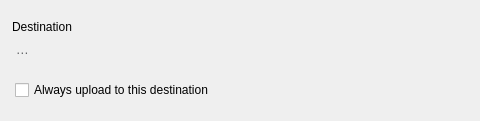
<?xml version="1.0" encoding="UTF-8"?>
<ui version="4.0">
 <class>NodeSelectorDestinationBreadcrumb</class>
 <widget class="QFrame" name="NodeSelectorDestinationBreadcrumb">
  <property name="geometry">
   <rect>
    <x>0</x>
    <y>0</y>
    <width>480</width>
    <height>121</height>
   </rect>
  </property>
  <property name="styleSheet">
   <string notr="true">NodeSelectorDestinationBreadcrumb[displayMode=&quot;destination&quot;]
{
border-radius: 8px;
background-color: #F7F7F7; /*colorToken.surface-1*/
}

NodeSelectorDestinationBreadcrumb[displayMode=&quot;navigation&quot;]
{
border: none;
background: transparent;
}

#bDestinationClear
{
border: none;
background: transparent;
padding: 0px;
}

#wDestinationSegments QLabel
{
color: #616366; /*colorToken.text-secondary*/
}

#wDestinationSegments QLabel[bold=&quot;true&quot;],
#wDestinationSegments QLabel[current=&quot;true&quot;]
{
color: #303233; /*colorToken.text-primary*/
}

#bDestinationOverflow[popupVisible=&quot;true&quot;]
{
border: 1px solid #989A9C4D;/*colorToken.neutral-container-hover*/
border-radius:8px;
background-color: #989A9C4D; /*colorToken.neutral-container-hover*/
}</string>
  </property>
  <layout class="QVBoxLayout" name="breadcrumbLayout">
   <property name="spacing">
    <number>8</number>
   </property>
   <property name="leftMargin">
    <number>12</number>
   </property>
   <property name="topMargin">
    <number>12</number>
   </property>
   <property name="rightMargin">
    <number>12</number>
   </property>
   <property name="bottomMargin">
    <number>12</number>
   </property>
   <item>
    <widget class="QWidget" name="SegmentsContainer" native="true">
     <property name="sizePolicy">
      <sizepolicy hsizetype="Preferred" vsizetype="Fixed">
       <horstretch>0</horstretch>
       <verstretch>0</verstretch>
      </sizepolicy>
     </property>
     <property name="minimumSize">
      <size>
       <width>0</width>
       <height>46</height>
      </size>
     </property>
     <property name="maximumSize">
      <size>
       <width>16777215</width>
       <height>46</height>
      </size>
     </property>
     <layout class="QVBoxLayout" name="verticalLayout">
      <property name="spacing">
       <number>4</number>
      </property>
      <property name="leftMargin">
       <number>0</number>
      </property>
      <property name="topMargin">
       <number>0</number>
      </property>
      <property name="rightMargin">
       <number>0</number>
      </property>
      <property name="bottomMargin">
       <number>0</number>
      </property>
      <item>
       <widget class="QLabel" name="lDestinationTitle">
        <property name="minimumSize">
         <size>
          <width>0</width>
          <height>18</height>
         </size>
        </property>
        <property name="maximumSize">
         <size>
          <width>16777215</width>
          <height>18</height>
         </size>
        </property>
        <property name="text">
         <string>Destination</string>
        </property>
        <property name="font-size" stdset="0">
         <string notr="true">body-2</string>
        </property>
        <property name="bold" stdset="0">
         <bool>true</bool>
        </property>
       </widget>
      </item>
      <item>
       <widget class="QWidget" name="wDestinationPath" native="true">
        <property name="minimumSize">
         <size>
          <width>0</width>
          <height>24</height>
         </size>
        </property>
        <property name="maximumSize">
         <size>
          <width>16777215</width>
          <height>24</height>
         </size>
        </property>
        <layout class="QHBoxLayout" name="wDestinationPathLayout">
         <property name="spacing">
          <number>8</number>
         </property>
         <property name="leftMargin">
          <number>0</number>
         </property>
         <property name="topMargin">
          <number>0</number>
         </property>
         <property name="rightMargin">
          <number>0</number>
         </property>
         <property name="bottomMargin">
          <number>0</number>
         </property>
         <item>
          <widget class="QWidget" name="wDestinationSegments" native="true">
           <property name="sizePolicy">
            <sizepolicy hsizetype="Expanding" vsizetype="Preferred">
             <horstretch>0</horstretch>
             <verstretch>0</verstretch>
            </sizepolicy>
           </property>
           <layout class="QHBoxLayout" name="wDestinationSegmentsLayout">
            <property name="spacing">
             <number>12</number>
            </property>
            <property name="leftMargin">
             <number>0</number>
            </property>
            <property name="topMargin">
             <number>0</number>
            </property>
            <property name="rightMargin">
             <number>0</number>
            </property>
            <property name="bottomMargin">
             <number>0</number>
            </property>
            <item>
             <widget class="ClickableLabel" name="bDestinationOverflow">
              <property name="minimumSize">
               <size>
                <width>20</width>
                <height>16</height>
               </size>
              </property>
              <property name="maximumSize">
               <size>
                <width>20</width>
                <height>16</height>
               </size>
              </property>
              <property name="cursor">
               <cursorShape>PointingHandCursor</cursorShape>
              </property>
              <property name="visible">
               <bool>false</bool>
              </property>
              <property name="text">
               <string notr="true">⋯</string>
              </property>
              <property name="alignment">
               <set>Qt::AlignCenter</set>
              </property>
             </widget>
            </item>
            <item>
             <spacer name="wDestinationSegmentsSpacer">
              <property name="orientation">
               <enum>Qt::Horizontal</enum>
              </property>
              <property name="sizeHint" stdset="0">
               <size>
                <width>0</width>
                <height>0</height>
               </size>
              </property>
             </spacer>
            </item>
           </layout>
          </widget>
         </item>
         <item>
          <widget class="TokenizableToolButton" name="bDestinationClear">
           <property name="sizePolicy">
            <sizepolicy hsizetype="Fixed" vsizetype="Fixed">
             <horstretch>0</horstretch>
             <verstretch>0</verstretch>
            </sizepolicy>
           </property>
           <property name="minimumSize">
            <size>
             <width>24</width>
             <height>24</height>
            </size>
           </property>
           <property name="maximumSize">
            <size>
             <width>24</width>
             <height>24</height>
            </size>
           </property>
           <property name="cursor">
            <cursorShape>PointingHandCursor</cursorShape>
           </property>
           <property name="text">
            <string notr="true"/>
           </property>
           <property name="icon">
            <iconset resource="../../../gui/Resources_common.qrc">
             <normaloff>:/x_small_thin_outline</normaloff>:/x_small_thin_outline</iconset>
           </property>
           <property name="iconSize">
            <size>
             <width>16</width>
             <height>16</height>
            </size>
           </property>
           <property name="type" stdset="0">
            <string notr="true">ghost</string>
           </property>
           <property name="disabled_off" stdset="0">
            <string notr="true">icon-disabled</string>
           </property>
          </widget>
         </item>
        </layout>
       </widget>
      </item>
     </layout>
    </widget>
   </item>
   <item>
    <widget class="QWidget" name="cbContainer" native="true">
     <property name="sizePolicy">
      <sizepolicy hsizetype="Preferred" vsizetype="Fixed">
       <horstretch>0</horstretch>
       <verstretch>0</verstretch>
      </sizepolicy>
     </property>
     <property name="minimumSize">
      <size>
       <width>0</width>
       <height>24</height>
      </size>
     </property>
     <property name="maximumSize">
      <size>
       <width>16777215</width>
       <height>24</height>
      </size>
     </property>
     <layout class="QHBoxLayout" name="horizontalLayout">
      <property name="spacing">
       <number>0</number>
      </property>
      <property name="leftMargin">
       <number>3</number>
      </property>
      <property name="topMargin">
       <number>0</number>
      </property>
      <property name="rightMargin">
       <number>0</number>
      </property>
      <property name="bottomMargin">
       <number>0</number>
      </property>
      <item>
       <widget class="QCheckBox" name="cbAlwaysUploadToLocation">
        <property name="minimumSize">
         <size>
          <width>0</width>
          <height>24</height>
         </size>
        </property>
        <property name="maximumSize">
         <size>
          <width>16777215</width>
          <height>24</height>
         </size>
        </property>
        <property name="text">
         <string>Always upload to this destination</string>
        </property>
        <property name="type" stdset="0">
         <string notr="true">mega</string>
        </property>
       </widget>
      </item>
     </layout>
    </widget>
   </item>
  </layout>
 </widget>
 <customwidgets>
  <customwidget>
   <class>TokenizableToolButton</class>
   <extends>QToolButton</extends>
   <header>tokenizer/TokenizableItems/TokenizableButtons.h </header>
  </customwidget>
  <customwidget>
   <class>ClickableLabel</class>
   <extends>QLabel</extends>
   <header location="global">Utilities.h</header>
  </customwidget>
 </customwidgets>
 <resources>
  <include location="../../../gui/Resources_common.qrc"/>
 </resources>
 <connections/>
</ui>
